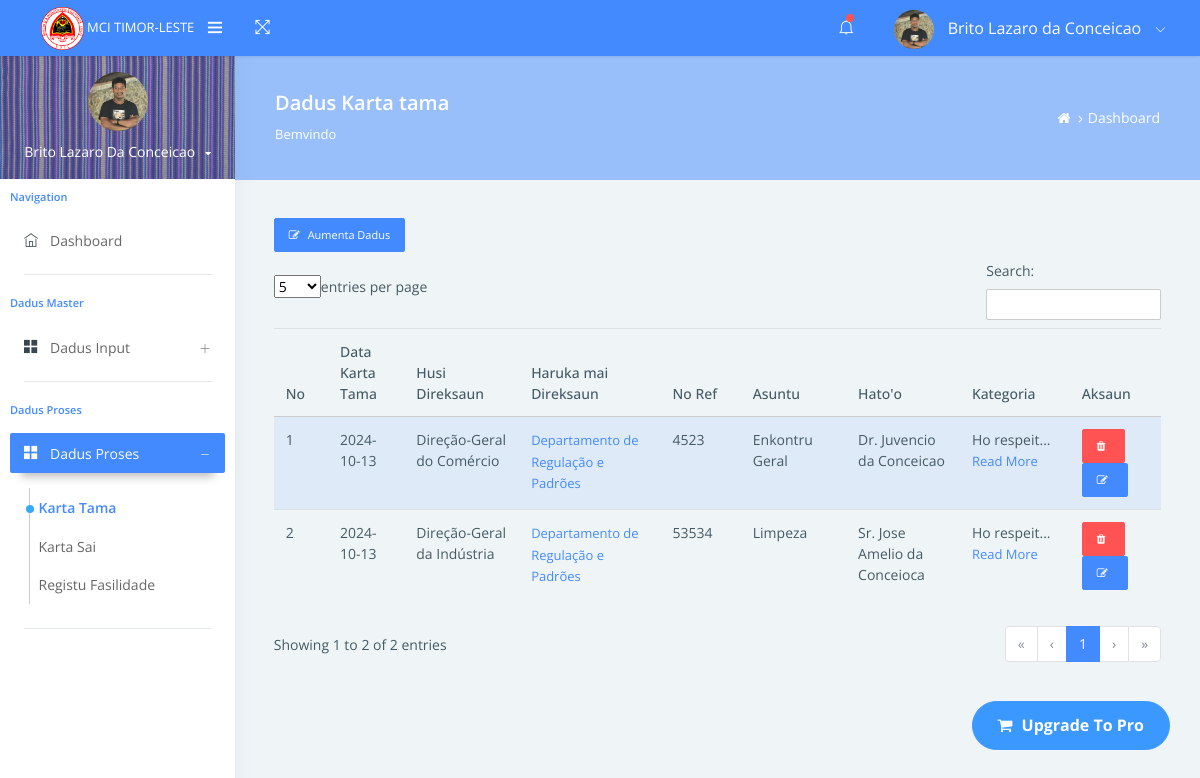
The app's page /karta_tama (signed in) with its own data.
### tables this page shows
CREATE TABLE `tb_karta_tama` (
  `id_karta_tama` int(15) UNSIGNED NOT NULL,
  `id_admin` int(15) UNSIGNED NOT NULL,
  `id_direksaun` int(15) UNSIGNED NOT NULL,
  `data_karta_tama` varchar(15) NOT NULL,
  `no_ref` int(15) NOT NULL,
  `asuntu` text NOT NULL,
  `hato` varchar(255) NOT NULL,
  `kategoria` text NOT NULL
);

CREATE TABLE `tb_direksaun` (
  `id_direksaun` int(15) UNSIGNED NOT NULL,
  `nrn_direksaun` varchar(200) NOT NULL
);

### pagekarta/page.php (called while the page is built, shortened)
<?php
$pagekarta = '';
if (isset($_GET['pagekarta'])) {
    $pagekarta = $_GET['pagekarta'];
}
switch ($pagekarta) {
			case 'karta_tama':
				$titlekarta = 'Dadus Karta tama';
				break;
}
?>

### dbkarta/karta_tama/index.php (the view, shortened to what this page needs)
<table id="example" class="table table-striped" style="width:100%">
    <a href="addkaarta_tama" class="btn btn-primary btn-sm">
        <i class="fa fa-edit"></i> Aumenta Dadus
    </a>
    <thead>
        <tr>
            <th>No</th>
            <th>Data Karta Tama</th>
            <th>Husi Direksaun</th>
            <th>Haruka mai Direksaun</th>
            <th>No Ref</th>
            <th>Asuntu</th>
            <th>Hato'o</th>
            <th>Kategoria</th>
            <th>Aksaun</th>
        </tr>
    </thead>
    <tbody>
        <?php
        $sql = 'SELECT tb_karta_tama.*,
        tb_admin.*,
        direksaun_admin.nrn_direksaun AS admin_direksaun,
        direksaun_karta.nrn_direksaun AS karta_direksaun
 FROM tb_karta_tama
 JOIN tb_admin ON tb_karta_tama.id_admin = tb_admin.id_admin
 JOIN tb_direksaun AS direksaun_admin ON tb_admin.id_direksaun = direksaun_admin.id_direksaun
 JOIN tb_direksaun AS direksaun_karta ON tb_karta_tama.id_direksaun = direksaun_karta.id_direksaun';
        $stmt = $conn->prepare($sql);
        $stmt->execute();
        $karta_tama = $stmt->fetchAll(PDO::FETCH_ASSOC);
        $no = 1;
        foreach ($karta_tama as $row) {
            if ($admin['levelkarta'] === 'adminkarta' || $admin['id_admin'] == $row['id_admin']) {
        ?>
                <tr>
                    <td><?php echo htmlspecialchars($no++); ?></td>
                    <td><?php echo htmlspecialchars($row['data_karta_tama']); ?></td>
                    <td><?php echo htmlspecialchars($row['karta_direksaun']); ?></td>
                    <td><a class="text-primary" href="?pagekarta=idrel&id=<?php echo htmlspecialchars($row['id_direksaun']); ?>"><?php echo htmlspecialchars($row['admin_direksaun']); ?></a></td>
                    <td><?php echo htmlspecialchars($row['no_ref']); ?></td>
                    <td><?php echo htmlspecialchars($row['asuntu']); ?></td>
                    <td><?php echo htmlspecialchars($row['hato']); ?></td>
                    <td>
                    <?php
    $kategoria = htmlspecialchars($row['kategoria']);
    $short_kategoria = substr($kategoria, 0, 10);
    ?>
    <span id="short_<?php echo $row['id_karta_tama']; ?>">
        <?php echo $short_kategoria; ?>...
    </span>
    <a class="text-primary" href="javascript:void(0);" onclick="toggleKategoria(<?php echo $row['id_karta_tama']; ?>)">Read More</a>
</td>
                    <td>
                        <a class="btn btn-danger btn-sm" href="?pagekarta=deletekarta_tama&id_karta_tama=<?php echo htmlspecialchars($row['id_karta_tama']); ?>" onclick="return confirm('Tebes atu hamos <?php echo htmlspecialchars($row['asuntu']); ?>?')">
                            <i class="fa fa-trash"></i>
                        </a>
                        <a class="btn btn-primary btn-sm" href="?pagekarta=editkarta_tama&id_karta_tama=<?php echo htmlspecialchars($row['id_karta_tama']); ?>">
                            <i class="fa fa-edit"></i>
                        </a>
                    </td>
                </tr>
        <?php
            }
        }
        ?>
    </tbody>
</table>

### templatekarta/headerkarta.php (shortened to what this page needs)
<?php
include 'pagekarta/page.php';
$db = new Database();
$conn = $db->connect();
$user_id = $_SESSION['id_admin'];
$sql = "SELECT * FROM tb_admin JOIN tb_direksaun ON tb_admin.id_direksaun=tb_direksaun.id_direksaun WHERE id_admin = :id";
$stmt = $conn->prepare($sql);
$stmt->bindParam(':id', $user_id);
$stmt->execute();
$admin = $stmt->fetch(PDO::FETCH_ASSOC);
?>
<!DOCTYPE html>
<html lang="en">
<head>
    <link rel="stylesheet" href="assets/pages/waves/css/waves.min.css" type="text/css" media="all">
    <link rel="stylesheet" type="text/css" href="assets/css/bootstrap/css/bootstrap.min.css">
    <link rel="stylesheet" type="text/css" href="assets/icon/themify-icons/themify-icons.css">
    <link rel="stylesheet" type="text/css" href="assets/css/font-awesome-n.min.css">
    <link rel="stylesheet" type="text/css" href="assets/css/font-awesome.min.css">
    <link rel="stylesheet" type="text/css" href="assets/css/jquery.mCustomScrollbar.css">
    <link rel="stylesheet" type="text/css" href="assets/css/style.css">
    <link href="https://cdn.jsdelivr.net/npm/select2@4.1.0-rc.0/dist/css/select2.min.css" rel="stylesheet" />
     <link rel="stylesheet" type="text/css" href="https://cdn.datatables.net/2.1.8/css/dataTables.bootstrap5.css"/>
 </head>
</head>
<body>

### index.php (shortened to what this page needs)
<?php
$current_page = isset($_GET['pagekarta']) ? $_GET['pagekarta'] : 'dashboard';
 include 'templatekarta/headerkarta.php';
  ?>
    <div id="pcoded" class="pcoded">
        <div class="pcoded-container navbar-wrapper">
            <nav class="navbar header-navbar pcoded-header">
               <?php include 'templatekarta/navbarkarta.php'; ?>
            </nav>
            <div class="pcoded-main-container">
                <div class="pcoded-wrapper">
                    <nav class="pcoded-navbar">
                        <?php include 'templatekarta/sidebarkarta.php'; ?>
                    </nav>
                    <div class="pcoded-content">
                        <div class="page-header">
                            <div class="page-block">
                                <div class="row align-items-center">
                                    <div class="col-md-8">
                                        <div class="page-header-title">
                                            <h5 class="m-b-10"><?= $titlekarta; ?></h5>
                                            <p class="m-b-0">Bemvindo</p>
                                        </div>
                                    </div>
                                    <div class="col-md-4">
                                        <ul class="breadcrumb">
                                            <li class="breadcrumb-item">
                                                <a href="#"> <i class="fa fa-home"></i> </a>
                                            </li>
                                            <li class="breadcrumb-item"><a href="#!">Dashboard</a>
                                            </li>
                                        </ul>
                                    </div>
                                </div>
                            </div>
                        </div>
                        <div class="pcoded-inner-content">
                            <div class="main-body">
                                <div class="page-wrapper">
                                    <div class="page-body">
                                       <?php eval($KONTENKARTA['mainkarta']); ?>
                                    </div>
                                </div>
                            </div>
                        </div>
                    </div>
                </div>
            </div>
        </div>
    </div>
<?php include 'templatekarta/footerkarta.php'; ?>

### templatekarta/navbarkarta.php (shortened to what this page needs)
<div class="navbar-wrapper">
                    <div class="navbar-logo">
                        <a class="mobile-menu waves-effect waves-light" id="mobile-collapse" href="#!">
                            <i class="ti-menu"></i>
                        </a>
                        <a href="/native/carta/dashboard">
                            <img class="img-fluid" src="assets/images/logos.png" alt="Theme-Logo" width="20%"/> MCI Timor-Leste
                        </a>
                    </div>
                    <div class="navbar-container container-fluid">
                        <ul class="nav-left">
                            <li>
                                <a href="#!" onclick="javascript:toggleFullScreen()" class="waves-effect waves-light">
                                    <i class="ti-fullscreen"></i>
                                </a>
                            </li>
                        </ul>
                        <ul class="nav-right">
                            <li class="header-notification">
                                <a href="#!" class="waves-effect waves-light">
                                    <i class="ti-bell"></i>
                                    <span class="badge bg-c-red"></span>
                                </a>
                            </li>
                            <li class="user-profile header-notification">
                                <a href="#!" class="waves-effect waves-light">
                                    <img src="assets/imgadminkarta/<?= $admin['img'] ?>" class="img-radius" alt="User-Profile-Image">
                                    <span><?= $admin['nrn_admin'] ?></span>
                                    <i class="ti-angle-down"></i>
                                </a>
                            </li>
                        </ul>
                    </div>
                </div>

### templatekarta/sidebarkarta.php (shortened to what this page needs)
<div class="pcoded-inner-navbar main-menu">
    <div class="">
        <div class="main-menu-header">
            <img class="img-80 img-radius" src="assets/imgadminkarta/<?= !empty($admin['img']) ? htmlspecialchars($admin['img']) : 'default-profile.png'; ?>" alt="User-Profile-Image">
            <div class="user-details">
                <span id="more-details"><?= htmlspecialchars($admin['nrn_admin']) ?><i class="fa fa-caret-down"></i></span>
            </div>
        </div>
    </div>
    <div class="pcoded-navigation-label">Navigation</div>
    <ul class="pcoded-item pcoded-left-item">
        <li class="<?= $current_page == 'dashboard' ? 'active' : '' ?>">
            <a href="/native/carta/dashboard" class="waves-effect waves-dark">
                <span class="pcoded-micon"><i class="ti-home"></i><b>D</b></span>
                <span class="pcoded-mtext">Dashboard </span>
            </a>
        </li>
    </ul>
        <div class="pcoded-navigation-label">Dadus Master</div>
        <ul class="pcoded-item pcoded-left-item">
            <li class="pcoded-hasmenu <?= in_array($current_page, ['adminkarta', 'direksaun', 'staff']) ? 'active pcoded-trigger' : '' ?>">
                <a href="javascript:void(0)" class="waves-effect waves-dark">
                    <span class="pcoded-micon"><i class="ti-layout-grid2-alt"></i><b>BC</b></span>
                    <span class="pcoded-mtext">Dadus Input</span>
                </a>
            </li>
        </ul>
        <div class="pcoded-navigation-label">Dadus Proses</div>
        <ul class="pcoded-item pcoded-left-item">
            <li class="pcoded-hasmenu <?= in_array($current_page, ['karta_tama', 'karta_sai', 'fasilidade']) ? 'active pcoded-trigger' : '' ?>">
                <a href="javascript:void(0)" class="waves-effect waves-dark">
                    <span class="pcoded-micon"><i class="ti-layout-grid2-alt"></i><b>BLC</b></span>
                    <span class="pcoded-mtext">Dadus Proses</span>
                </a>
                <ul class="pcoded-submenu">
                    <li class="<?= in_array($current_page, ['karta_tama', 'addkaarta_tama', 'editkarta_tama']) ? 'active' : '' ?>">
                        <a href="karta_tama" class="waves-effect waves-dark">
                            <span class="pcoded-mtext">Karta Tama</span>
                        </a>
                    </li>
                    <li class="<?= in_array($current_page, ['karta_sai', 'addkarta_sai', 'editkarta_sai']) ? 'active' : '' ?>">
                        <a href="karta_sai" class="waves-effect waves-dark">
                            <span class="pcoded-mtext">Karta Sai</span>
                        </a>
                    </li>
                    <li class="<?= in_array($current_page, ['fasilidade', 'addfasilidade', 'editfasilidade']) ? 'active' : '' ?>">
                        <a href="fasilidade" class="waves-effect waves-dark">
                            <span class="pcoded-mtext">Registu Fasilidade</span>
                        </a>
                    </li>
                </ul>
            </li>
        </ul>
</div>

### templatekarta/footerkarta.php (shortened to what this page needs)
</body>
</html>

### records on screen
tb_karta_tama: data_karta_tama "2024-10-13", id_direksaun.nrn_direksaun "Direção-Geral do Comércio", tb_direksaun.nrn_direksaun "Departamento de Regulação e Padrões", no_ref "4523", asuntu "Enkontru Geral", hato "Dr. Juvencio da Conceicao", kategoria "Ho respeit"
tb_karta_tama: data_karta_tama "2024-10-13", id_direksaun.nrn_direksaun "Direção-Geral da Indústria", tb_direksaun.nrn_direksaun "Departamento de Regulação e Padrões", no_ref "53534", asuntu "Limpeza", hato "Sr. Jose Amelio da Conceioca", kategoria "Ho respeit"

### other values on screen
$admin['nrn_admin'] "Brito Lazaro da Conceicao"
$admin['nrn_admin'] "Brito Lazaro Da Conceicao"
$titlekarta "Dadus Karta tama"
